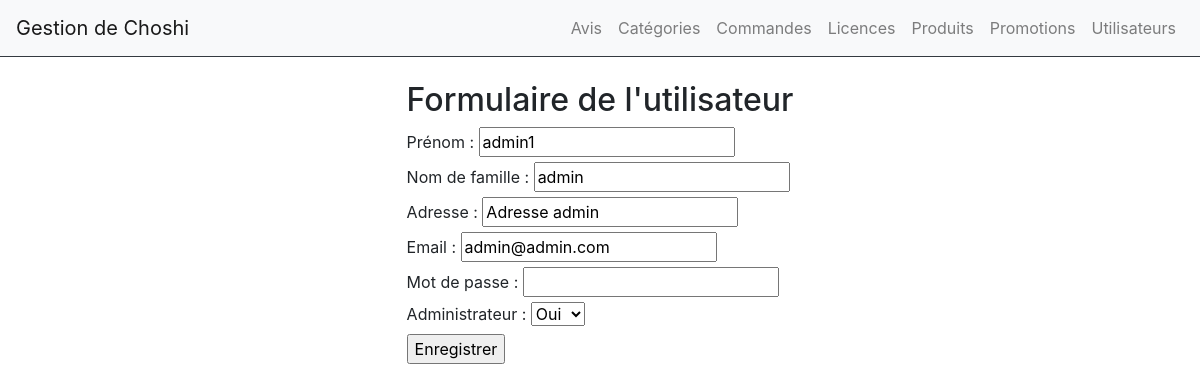
The page /admin/index.php?controller=users&action=edit&id=3 (signed in) on the database its author committed.
### tables this page shows
CREATE TABLE IF NOT EXISTS `users` (
  `id` int(11) NOT NULL AUTO_INCREMENT,
  `first_name` varchar(200) NOT NULL,
  `last_name` varchar(200) NOT NULL,
  `adresse` varchar(200) NOT NULL,
  `password` varchar(200) NOT NULL,
  `email` varchar(200) NOT NULL,
  `is_admin` tinyint(1) NOT NULL,
  PRIMARY KEY (`id`),
  UNIQUE KEY `email` (`email`)
);

### admin/index.php (called while the page is built, shortened)
<?php
if(isset($_GET['controller'])){
    switch ($_GET['controller']){
        case 'users':
            require 'controllers/userController.php';
        break;
    }
}
else{
    require 'controllers/indexController.php';
}
require 'views/admin.php';
?>

### admin/models/User.php (called while the page is built, shortened)
<?php
function getUsers($userId = null)
{
    $db = dbConnect();
    if($userId != null){
        $query = $db->prepare('SELECT * FROM users WHERE id = ?');
        $query->execute([$userId]);
        return $query->fetch();
    }
    else{
        $query = $db->query('SELECT * FROM users');
        return $query->fetchAll();
    }
}

### admin/controllers/userController.php (called while the page is built, shortened)
<?php
require 'models/User.php';
switch ($_GET['action']) {
        case 'edit':
            if(isset($_GET['id']) && is_numeric($_GET['id'])){
                if(empty($_POST)){
                    if(!isset($_SESSION['old_inputs'])){
                        $user = getUsers($_GET['id']);
                    }
                }
            }
            break;
}

### admin/views/userForm.php (the view, shortened to what this page needs)
<main class="d-flex flex-row col-12 justify-content-around">
	<div>
		<?php if(isset($_SESSION['messages'])): ?>
			<div>
				<?php foreach($_SESSION['messages'] as $message): ?>
					<div class="alert <?= $_SESSION['alertSuccess'] == true ? 'alert-success' : 'alert-danger' ?>" role="alert">
						<?= $message ?><br>
					</div>
				<?php endforeach; ?>
			</div>
		<?php endif; ?> <br>
		<h2>Formulaire de l'utilisateur</h2>
		<form action="index.php?controller=users&action=<?=
		isset($user) ||(isset($_SESSION['old_inputs']) && $_GET['action'] != 'new')  ? 'edit&id=' . $_GET['id']  : 'add' ?>"
		method="post" enctype="multipart/form-data">
			<label for="first_name">Prénom :</label>
			<input required type="text" name="first_name" id="first_name" value="<?= isset($_SESSION['old_inputs']) ? $_SESSION['old_inputs']['first_name'] : '' ?><?= isset($user) ? $user['first_name'] : '' ?>" /><br>
			<label for="last_name">Nom de famille :</label>
			<input required type="text" name="last_name" id="last_name" value="<?= isset($_SESSION['old_inputs']) ? $_SESSION['old_inputs']['last_name'] : '' ?><?= isset($user) ? $user['last_name'] : '' ?>" /><br>
            <label for="adresse">Adresse :</label>
			<input required type="text" name="adresse" id="adresse" value="<?= isset($_SESSION['old_inputs']) ? $_SESSION['old_inputs']['adresse'] : '' ?><?= isset($user) ? $user['adresse'] : '' ?>" /><br>
            <label for="email">Email :</label>
			<input required type="email" name="email" id="email" value="<?= isset($_SESSION['old_inputs']) ? $_SESSION['old_inputs']['email'] : '' ?><?= isset($user) ? $user['email'] : '' ?>" /><br>
			<label for="password">Mot de passe :</label>
			<input required type="password" name="password" id="password" value="" /><br>
            <label for="is_admin">Administrateur :</label>
            <select name="is_admin" id="is_admin" required>
                <option value="1" <?php if(isset($user) && $user['is_admin'] == '1'): ?> selected="selected" <?php endif; ?>>Oui</option>
            </select><br>
			<input type="submit" value="Enregistrer" />
		</form>
    </div>
</main>

### rows shown on the page
users: first_name "admin1", last_name "admin", adresse "Adresse admin", email "admin@admin.com", is_admin "Oui"
